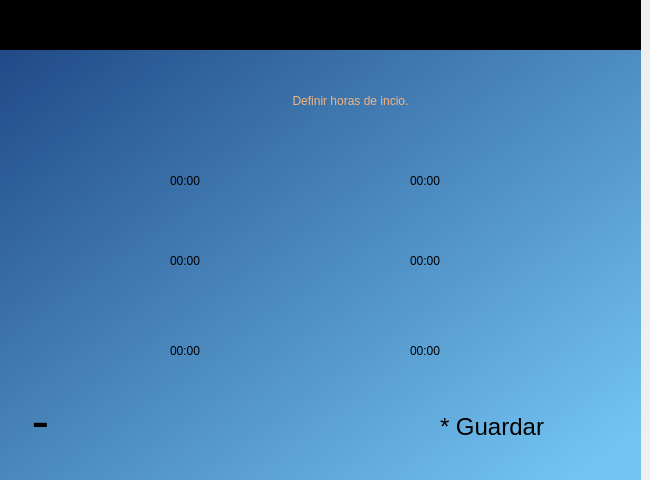
<?xml version="1.0" encoding="UTF-8"?>
<ui version="4.0">
 <class>widget_inicio</class>
 <widget class="QWidget" name="widget_inicio">
  <property name="geometry">
   <rect>
    <x>0</x>
    <y>0</y>
    <width>650</width>
    <height>480</height>
   </rect>
  </property>
  <property name="windowTitle">
   <string>Form</string>
  </property>
  <property name="styleSheet">
   <string notr="true"/>
  </property>
  <widget class="QWidget" name="widget_fecha" native="true">
   <property name="geometry">
    <rect>
     <x>0</x>
     <y>0</y>
     <width>641</width>
     <height>51</height>
    </rect>
   </property>
   <property name="styleSheet">
    <string notr="true">QWidget#widget_fecha{
background-color:rgb(0, 0, 0)}</string>
   </property>
   <widget class="QLabel" name="lbl_hora">
    <property name="geometry">
     <rect>
      <x>20</x>
      <y>10</y>
      <width>151</width>
      <height>21</height>
     </rect>
    </property>
    <property name="styleSheet">
     <string notr="true">font: 57 16pt &quot;Ubuntu&quot;;
color:rgb(238, 238, 236);</string>
    </property>
    <property name="text">
     <string/>
    </property>
   </widget>
   <widget class="QLabel" name="lbl_fecha">
    <property name="geometry">
     <rect>
      <x>460</x>
      <y>10</y>
      <width>161</width>
      <height>21</height>
     </rect>
    </property>
    <property name="styleSheet">
     <string notr="true">font: 57 16pt &quot;Ubuntu&quot;;
color:rgb(238, 238, 236);</string>
    </property>
    <property name="text">
     <string/>
    </property>
   </widget>
  </widget>
  <widget class="QWidget" name="widget_datos" native="true">
   <property name="geometry">
    <rect>
     <x>0</x>
     <y>50</y>
     <width>641</width>
     <height>431</height>
    </rect>
   </property>
   <property name="styleSheet">
    <string notr="true">QWidget#widget_datos{
background-color:qlineargradient(spread:pad, x1:0, y1:0, x2:0.985075, y2:0.903, stop:0 rgba(32, 74, 135, 255), stop:1 rgba(115, 196, 242, 255))
}</string>
   </property>
   <widget class="QLabel" name="label_9">
    <property name="geometry">
     <rect>
      <x>10</x>
      <y>10</y>
      <width>91</width>
      <height>101</height>
     </rect>
    </property>
    <property name="text">
     <string/>
    </property>
    <property name="pixmap">
     <pixmap>../images/logo.png</pixmap>
    </property>
    <property name="scaledContents">
     <bool>true</bool>
    </property>
   </widget>
   <widget class="QLabel" name="lbl_num_est_2">
    <property name="geometry">
     <rect>
      <x>110</x>
      <y>0</y>
      <width>481</width>
      <height>101</height>
     </rect>
    </property>
    <property name="styleSheet">
     <string notr="true">font: 57 italic 30pt &quot;Ubuntu&quot;;
color:rgb(244, 179, 126)</string>
    </property>
    <property name="text">
     <string>Definir horas de incio.</string>
    </property>
    <property name="alignment">
     <set>Qt::AlignCenter</set>
    </property>
    <property name="wordWrap">
     <bool>true</bool>
    </property>
   </widget>
   <widget class="QLabel" name="label">
    <property name="geometry">
     <rect>
      <x>10</x>
      <y>350</y>
      <width>71</width>
      <height>51</height>
     </rect>
    </property>
    <property name="text">
     <string/>
    </property>
    <property name="pixmap">
     <pixmap>../images/flecha_Atras.png</pixmap>
    </property>
    <property name="scaledContents">
     <bool>true</bool>
    </property>
   </widget>
   <widget class="QLabel" name="label_2">
    <property name="geometry">
     <rect>
      <x>20</x>
      <y>350</y>
      <width>41</width>
      <height>41</height>
     </rect>
    </property>
    <property name="font">
     <font>
      <pointsize>40</pointsize>
     </font>
    </property>
    <property name="text">
     <string>-</string>
    </property>
    <property name="alignment">
     <set>Qt::AlignCenter</set>
    </property>
   </widget>
   <widget class="QLabel" name="label_3">
    <property name="geometry">
     <rect>
      <x>420</x>
      <y>350</y>
      <width>151</width>
      <height>51</height>
     </rect>
    </property>
    <property name="text">
     <string/>
    </property>
    <property name="pixmap">
     <pixmap>../images/botton_icon.png</pixmap>
    </property>
    <property name="scaledContents">
     <bool>true</bool>
    </property>
   </widget>
   <widget class="QLabel" name="label_4">
    <property name="geometry">
     <rect>
      <x>440</x>
      <y>367</y>
      <width>111</width>
      <height>20</height>
     </rect>
    </property>
    <property name="font">
     <font>
      <pointsize>18</pointsize>
     </font>
    </property>
    <property name="text">
     <string>* Guardar</string>
    </property>
   </widget>
   <widget class="QWidget" name="widget_1" native="true">
    <property name="geometry">
     <rect>
      <x>110</x>
      <y>110</y>
      <width>181</width>
      <height>51</height>
     </rect>
    </property>
    <widget class="QLabel" name="label_hora_1">
     <property name="geometry">
      <rect>
       <x>60</x>
       <y>0</y>
       <width>91</width>
       <height>41</height>
      </rect>
     </property>
     <property name="styleSheet">
      <string notr="true">font: 22pt &quot;Ubuntu&quot;;</string>
     </property>
     <property name="text">
      <string>00:00</string>
     </property>
    </widget>
   </widget>
   <widget class="QWidget" name="widget_2" native="true">
    <property name="geometry">
     <rect>
      <x>110</x>
      <y>190</y>
      <width>181</width>
      <height>51</height>
     </rect>
    </property>
    <widget class="QLabel" name="label_hora_2">
     <property name="geometry">
      <rect>
       <x>60</x>
       <y>0</y>
       <width>91</width>
       <height>41</height>
      </rect>
     </property>
     <property name="styleSheet">
      <string notr="true">font: 22pt &quot;Ubuntu&quot;;</string>
     </property>
     <property name="text">
      <string>00:00</string>
     </property>
    </widget>
   </widget>
   <widget class="QWidget" name="widget_3" native="true">
    <property name="geometry">
     <rect>
      <x>110</x>
      <y>280</y>
      <width>181</width>
      <height>51</height>
     </rect>
    </property>
    <widget class="QLabel" name="label_hora_3">
     <property name="geometry">
      <rect>
       <x>60</x>
       <y>0</y>
       <width>91</width>
       <height>41</height>
      </rect>
     </property>
     <property name="styleSheet">
      <string notr="true">font: 22pt &quot;Ubuntu&quot;;</string>
     </property>
     <property name="text">
      <string>00:00</string>
     </property>
    </widget>
   </widget>
   <widget class="QWidget" name="widget_4" native="true">
    <property name="geometry">
     <rect>
      <x>350</x>
      <y>110</y>
      <width>181</width>
      <height>51</height>
     </rect>
    </property>
    <widget class="QLabel" name="label_hora_4">
     <property name="geometry">
      <rect>
       <x>60</x>
       <y>0</y>
       <width>91</width>
       <height>41</height>
      </rect>
     </property>
     <property name="styleSheet">
      <string notr="true">font: 22pt &quot;Ubuntu&quot;;</string>
     </property>
     <property name="text">
      <string>00:00</string>
     </property>
    </widget>
   </widget>
   <widget class="QWidget" name="widget_5" native="true">
    <property name="geometry">
     <rect>
      <x>350</x>
      <y>190</y>
      <width>181</width>
      <height>51</height>
     </rect>
    </property>
    <widget class="QLabel" name="label_hora_5">
     <property name="geometry">
      <rect>
       <x>60</x>
       <y>0</y>
       <width>91</width>
       <height>41</height>
      </rect>
     </property>
     <property name="styleSheet">
      <string notr="true">font: 22pt &quot;Ubuntu&quot;;</string>
     </property>
     <property name="text">
      <string>00:00</string>
     </property>
    </widget>
   </widget>
   <widget class="QWidget" name="widget_6" native="true">
    <property name="geometry">
     <rect>
      <x>350</x>
      <y>270</y>
      <width>181</width>
      <height>51</height>
     </rect>
    </property>
    <widget class="QLabel" name="label_hora_6">
     <property name="geometry">
      <rect>
       <x>60</x>
       <y>10</y>
       <width>91</width>
       <height>41</height>
      </rect>
     </property>
     <property name="styleSheet">
      <string notr="true">font: 22pt &quot;Ubuntu&quot;;</string>
     </property>
     <property name="text">
      <string>00:00</string>
     </property>
    </widget>
   </widget>
  </widget>
 </widget>
 <resources/>
 <connections/>
</ui>
